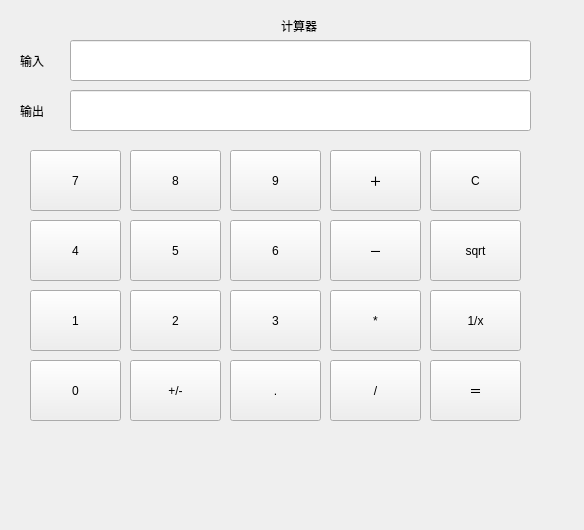
<?xml version="1.0" encoding="UTF-8"?>
<ui version="4.0">
 <class>Widget</class>
 <widget class="QWidget" name="Widget">
  <property name="geometry">
   <rect>
    <x>0</x>
    <y>0</y>
    <width>584</width>
    <height>530</height>
   </rect>
  </property>
  <property name="windowTitle">
   <string>Widget</string>
  </property>
  <widget class="QPushButton" name="addbutton">
   <property name="geometry">
    <rect>
     <x>330</x>
     <y>150</y>
     <width>91</width>
     <height>61</height>
    </rect>
   </property>
   <property name="text">
    <string>＋</string>
   </property>
  </widget>
  <widget class="QPushButton" name="multiplybutton">
   <property name="geometry">
    <rect>
     <x>330</x>
     <y>290</y>
     <width>91</width>
     <height>61</height>
    </rect>
   </property>
   <property name="text">
    <string>*</string>
   </property>
  </widget>
  <widget class="QPushButton" name="squarebutton">
   <property name="geometry">
    <rect>
     <x>430</x>
     <y>220</y>
     <width>91</width>
     <height>61</height>
    </rect>
   </property>
   <property name="text">
    <string>sqrt</string>
   </property>
  </widget>
  <widget class="QPushButton" name="pushButton_3">
   <property name="geometry">
    <rect>
     <x>230</x>
     <y>290</y>
     <width>91</width>
     <height>61</height>
    </rect>
   </property>
   <property name="text">
    <string>3</string>
   </property>
  </widget>
  <widget class="QPushButton" name="pushButton_6">
   <property name="geometry">
    <rect>
     <x>230</x>
     <y>220</y>
     <width>91</width>
     <height>61</height>
    </rect>
   </property>
   <property name="text">
    <string>6</string>
   </property>
  </widget>
  <widget class="QPushButton" name="changeSignButton">
   <property name="geometry">
    <rect>
     <x>130</x>
     <y>360</y>
     <width>91</width>
     <height>61</height>
    </rect>
   </property>
   <property name="text">
    <string>+/-</string>
   </property>
  </widget>
  <widget class="QPushButton" name="pushButton_8">
   <property name="geometry">
    <rect>
     <x>130</x>
     <y>150</y>
     <width>91</width>
     <height>61</height>
    </rect>
   </property>
   <property name="text">
    <string>8</string>
   </property>
  </widget>
  <widget class="QPushButton" name="pointbutton">
   <property name="geometry">
    <rect>
     <x>230</x>
     <y>360</y>
     <width>91</width>
     <height>61</height>
    </rect>
   </property>
   <property name="text">
    <string>.</string>
   </property>
  </widget>
  <widget class="QLineEdit" name="lineEdit_result">
   <property name="geometry">
    <rect>
     <x>70</x>
     <y>90</y>
     <width>461</width>
     <height>41</height>
    </rect>
   </property>
  </widget>
  <widget class="QPushButton" name="pushButton_2">
   <property name="geometry">
    <rect>
     <x>130</x>
     <y>290</y>
     <width>91</width>
     <height>61</height>
    </rect>
   </property>
   <property name="text">
    <string>2</string>
   </property>
  </widget>
  <widget class="QPushButton" name="pushButton_4">
   <property name="geometry">
    <rect>
     <x>30</x>
     <y>220</y>
     <width>91</width>
     <height>61</height>
    </rect>
   </property>
   <property name="text">
    <string>4</string>
   </property>
  </widget>
  <widget class="QPushButton" name="pushButton_9">
   <property name="geometry">
    <rect>
     <x>230</x>
     <y>150</y>
     <width>91</width>
     <height>61</height>
    </rect>
   </property>
   <property name="text">
    <string>9</string>
   </property>
  </widget>
  <widget class="QPushButton" name="minusbutton">
   <property name="geometry">
    <rect>
     <x>330</x>
     <y>220</y>
     <width>91</width>
     <height>61</height>
    </rect>
   </property>
   <property name="text">
    <string>－</string>
   </property>
  </widget>
  <widget class="QPushButton" name="pushButton_7">
   <property name="geometry">
    <rect>
     <x>30</x>
     <y>150</y>
     <width>91</width>
     <height>61</height>
    </rect>
   </property>
   <property name="text">
    <string>7</string>
   </property>
  </widget>
  <widget class="QPushButton" name="pushButton_5">
   <property name="geometry">
    <rect>
     <x>130</x>
     <y>220</y>
     <width>91</width>
     <height>61</height>
    </rect>
   </property>
   <property name="text">
    <string>5</string>
   </property>
  </widget>
  <widget class="QPushButton" name="reciprocalbutton">
   <property name="geometry">
    <rect>
     <x>430</x>
     <y>290</y>
     <width>91</width>
     <height>61</height>
    </rect>
   </property>
   <property name="text">
    <string>1/x</string>
   </property>
  </widget>
  <widget class="QPushButton" name="pushButton_0">
   <property name="geometry">
    <rect>
     <x>30</x>
     <y>360</y>
     <width>91</width>
     <height>61</height>
    </rect>
   </property>
   <property name="text">
    <string>0</string>
   </property>
  </widget>
  <widget class="QPushButton" name="dividebutton">
   <property name="geometry">
    <rect>
     <x>330</x>
     <y>360</y>
     <width>91</width>
     <height>61</height>
    </rect>
   </property>
   <property name="text">
    <string>/</string>
   </property>
  </widget>
  <widget class="QLabel" name="label_3">
   <property name="geometry">
    <rect>
     <x>20</x>
     <y>100</y>
     <width>72</width>
     <height>21</height>
    </rect>
   </property>
   <property name="text">
    <string>输出</string>
   </property>
  </widget>
  <widget class="QPushButton" name="pushButton_1">
   <property name="geometry">
    <rect>
     <x>30</x>
     <y>290</y>
     <width>91</width>
     <height>61</height>
    </rect>
   </property>
   <property name="text">
    <string>1</string>
   </property>
  </widget>
  <widget class="QLineEdit" name="lineEdit">
   <property name="geometry">
    <rect>
     <x>70</x>
     <y>40</y>
     <width>461</width>
     <height>41</height>
    </rect>
   </property>
  </widget>
  <widget class="QPushButton" name="equalbutton">
   <property name="geometry">
    <rect>
     <x>430</x>
     <y>360</y>
     <width>91</width>
     <height>61</height>
    </rect>
   </property>
   <property name="text">
    <string>＝</string>
   </property>
  </widget>
  <widget class="QLabel" name="label">
   <property name="geometry">
    <rect>
     <x>281</x>
     <y>10</y>
     <width>81</width>
     <height>31</height>
    </rect>
   </property>
   <property name="text">
    <string>计算器</string>
   </property>
  </widget>
  <widget class="QLabel" name="label_2">
   <property name="geometry">
    <rect>
     <x>20</x>
     <y>50</y>
     <width>72</width>
     <height>21</height>
    </rect>
   </property>
   <property name="text">
    <string>输入</string>
   </property>
  </widget>
  <widget class="QPushButton" name="clearbutton">
   <property name="geometry">
    <rect>
     <x>430</x>
     <y>150</y>
     <width>91</width>
     <height>61</height>
    </rect>
   </property>
   <property name="text">
    <string>C</string>
   </property>
  </widget>
 </widget>
 <layoutdefault spacing="6" margin="11"/>
 <resources/>
 <connections/>
</ui>
